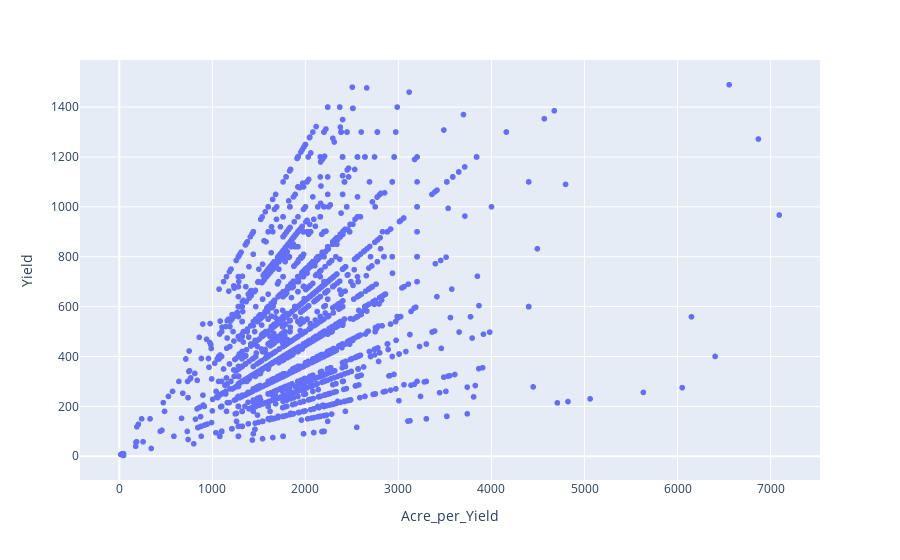

Notebook code for this chart:
### Code cell
px.scatter(data_frame=df , x =df['Acre_per_Yield'] , y='Yield')

### Figure 1 — Plotly figure (JSON) as saved in the notebook; plotly's stock layout.template omitted (floating-point values rounded to 4 significant figures; data arrays with more than 128 entries replaced by an {"elided": "..."} marker saying what was removed)
{"data": [{"hovertemplate": "Acre_per_Yield=%{x}<br>Yield=%{y}<extra></extra>", "legendgroup": "", "marker": {"color": "#636efa", "symbol": "circle"}, "mode": "markers", "name": "", "showlegend": false, "type": "scattergl", "x": {"elided": "4756 float values"}, "xaxis": "x", "y": {"elided": "4756 float values"}, "yaxis": "y"}], "layout": {"legend": {"tracegroupgap": 0}, "margin": {"t": 60}, "xaxis": {"anchor": "y", "domain": [0, 1], "title": {"text": "Acre_per_Yield"}}, "yaxis": {"anchor": "x", "domain": [0, 1], "title": {"text": "Yield"}}}}
